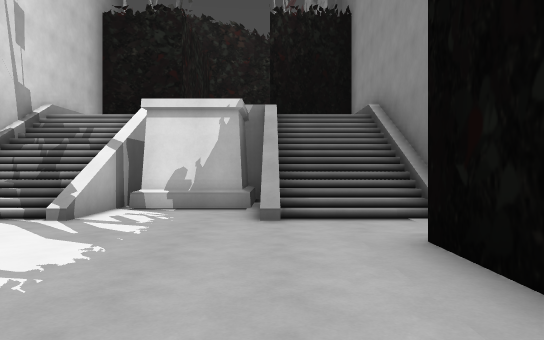
view 1 (above)

13 first-person views from a walk through a 3-D level made in the Godot game engine. The camera is 1.4 m above the floor, looks level and sees 70° across. The floor is counted in squares, 2 m on a side. Each view is taken from the middle of a square. On the plan, view 1 faces up. The plan holds only what a view shows up to about 11 squares ahead; the rest is blank. The place goes on beyond the plan. Some surface patterns are stand-ins.

view 2
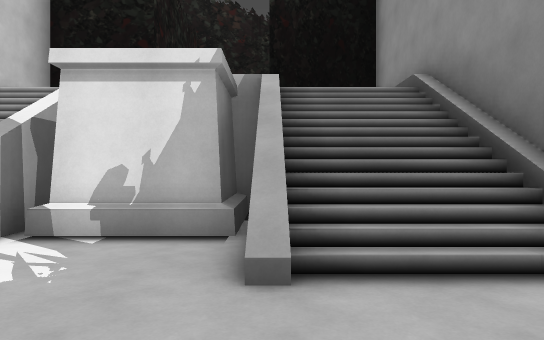

view 3
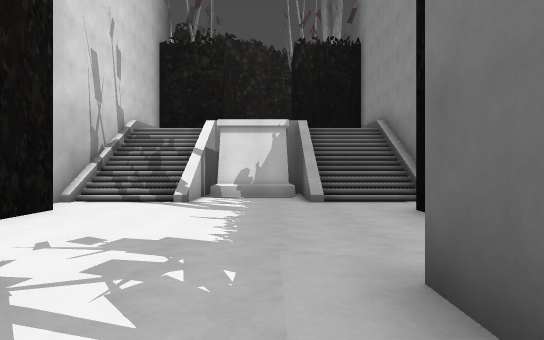

view 4
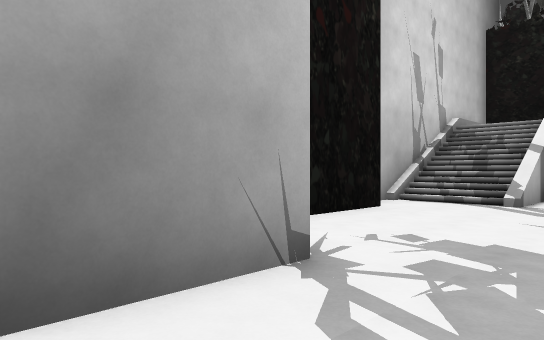

view 5
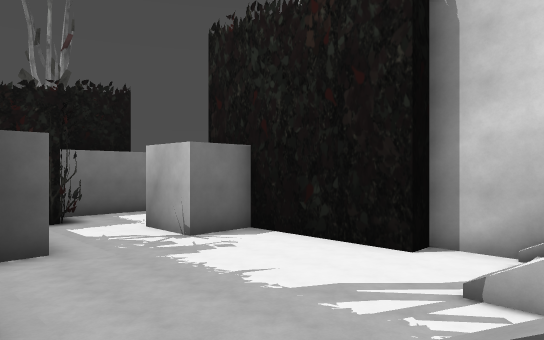

view 6
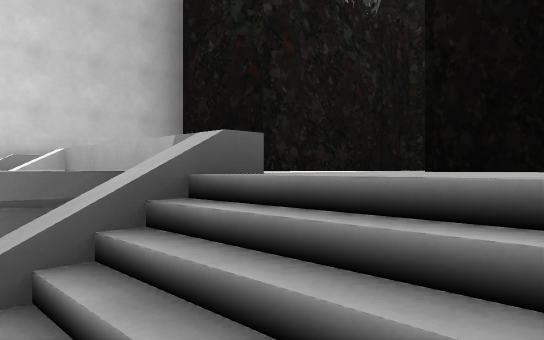

view 7
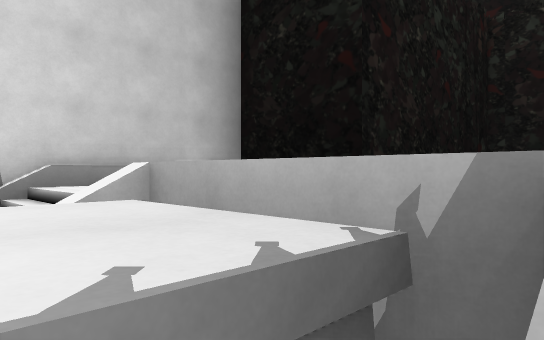

view 8
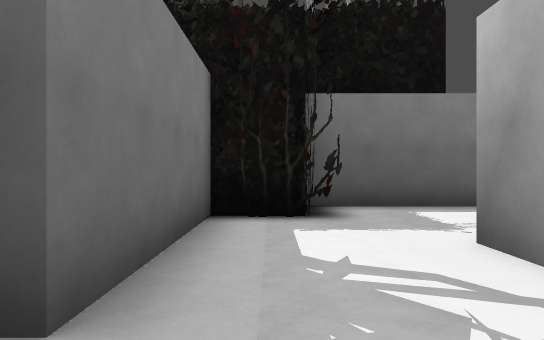

view 9
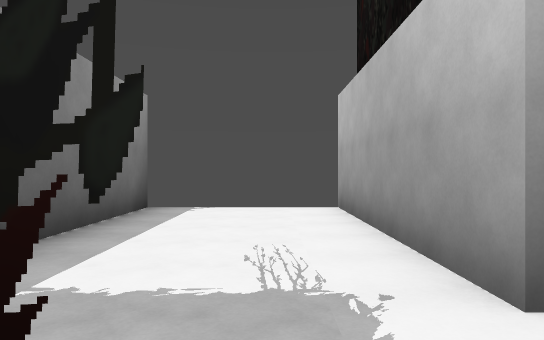

view 10
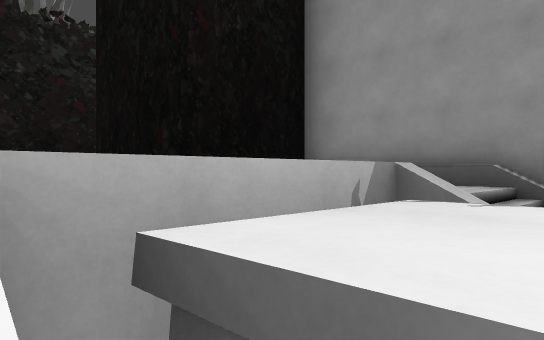

view 11
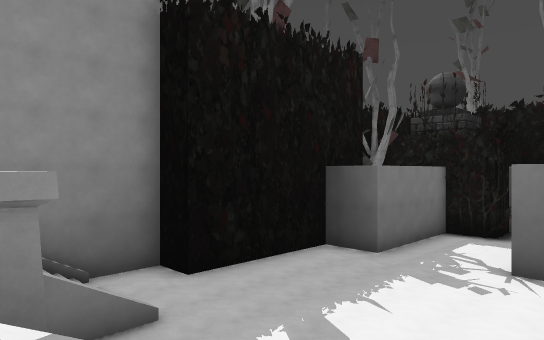

view 12
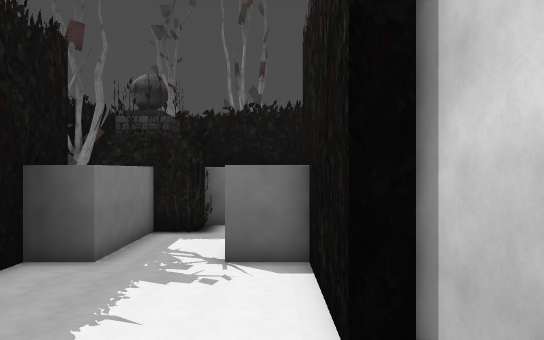

view 13
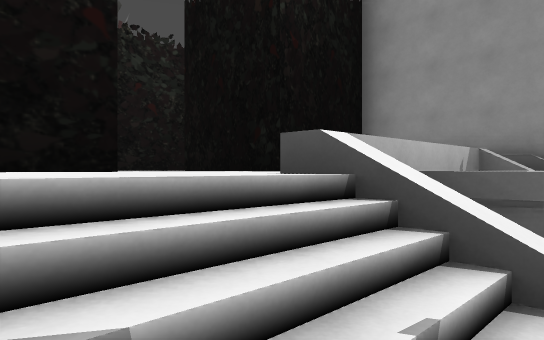

### Floor plan
Key: @ floor where view 1 was taken; # wall or solid block; . main floor; : floor 4 m higher than the main floor; / step, stairs or slope; = window, fence, low wall or low ledge.
Columns run from 9 left of view 1 to 3 right of it. Each row starts with its distance up from view 1.
 19       #####
 18       #
 17       #
 16       #
 15       #  #
 14       #::#
 13    ####::####
 12    # ::  :: #
 11    # :::::: #
 10    #::/  /::#
  9    #///==///#
  8    #///==///#
  7    #///##///#
  6    #///..///#
  5    #........#
  4    #........#
  3    ##......##
  2     #......#
  1     #......#
  0     #....@.#
 -1     ###..###
 -2 #######..#
 -3  ........#
 -4  ........#
 -5  ......###
 -6  .......
 -7 ########

Where each view was taken, in squares from view 1:
view 1: 0 up, 0 right, facing up
view 2: 3 up, 0 right, facing up
view 3: 3 down, 1 left, facing up
view 4: 3 down, 1 left, facing up-left
view 5: 7 up, 2 right, facing down-left
view 6: 8 up, 2 right, facing up-left
view 7: 8 up, 0 right, facing up-left
view 8: 1 up, 1 left, facing down
view 9: 4 down, 1 left, facing left
view 10: 8 up, 3 left, facing up-right
view 11: 8 up, 5 left, facing down-right
view 12: 8 up, 4 left, facing down
view 13: 8 up, 5 left, facing up-right
